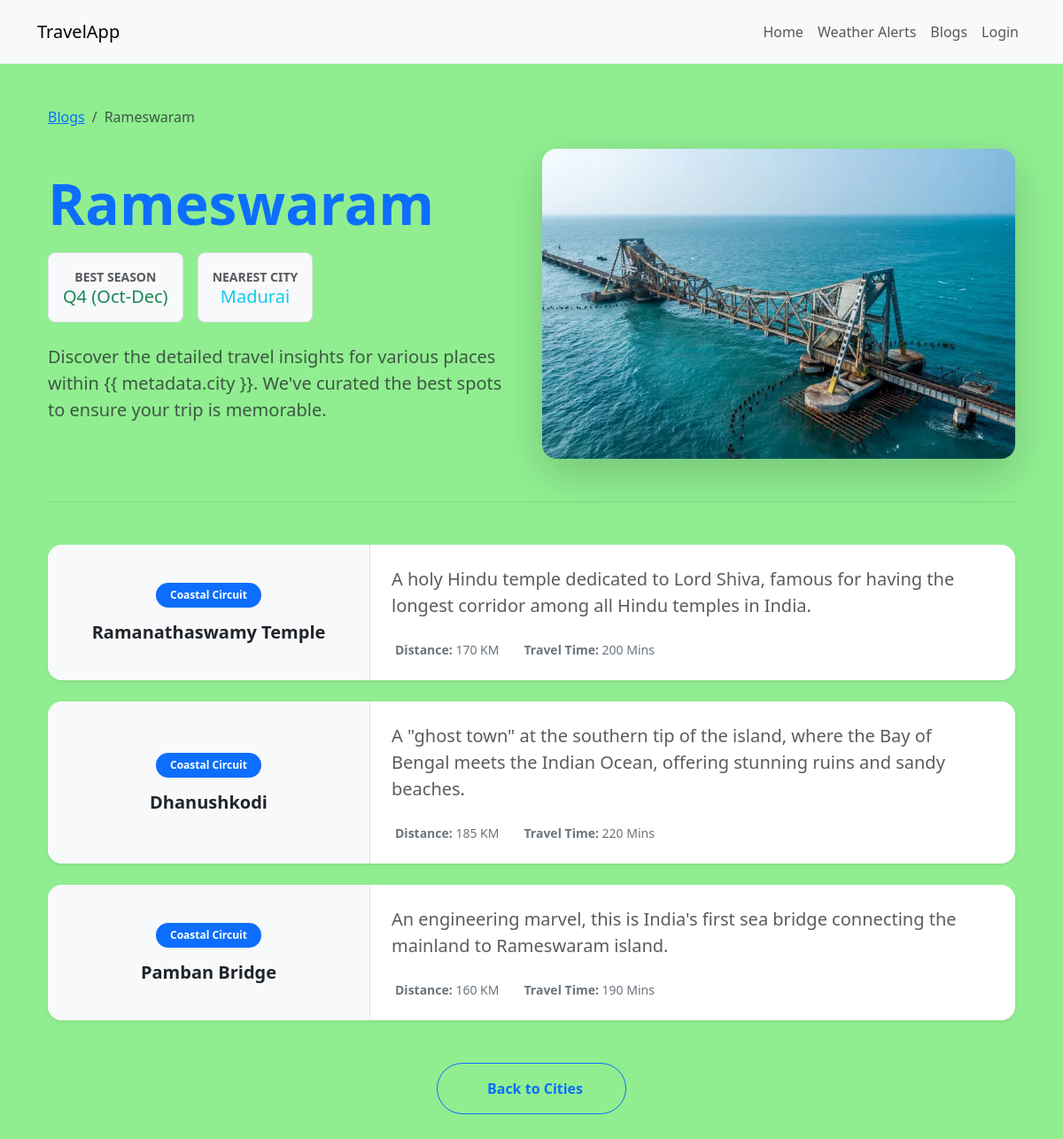
Screenshot of /blogs/Rameswaram/ with the database file from the repository.
### blogs/views.py (the view)
# urls.py: path('<str:city_name>/', city_detail, name='city_detail'),
def city_detail(request, city_name):
    conn = get_db_connection()
    cursor = conn.cursor()
    cursor.execute('SELECT * FROM blogs WHERE city = ? ORDER BY id ASC', (city_name,))
    blogs = [dict(row) for row in cursor.fetchall()]
    conn.close()
    if not blogs:
        return render(request, 'blogs/city_detail.html', {'city_name': city_name, 'blogs': []})
    metadata = {
        'city': city_name,
        'image_url': f"{settings.MEDIA_URL}{CITY_IMAGES.get(city_name, 'packages/default.jpg')}",
        'nearest_city': blogs[0]['nearest_city'],
        'best_season': blogs[0]['best_season']
    }
    return render(request, 'blogs/city_detail.html', {'metadata': metadata, 'blogs': blogs})

### blogs/views.py (called while the page is built)
def get_db_connection():
    conn = sqlite3.connect(DB_PATH)
    conn.row_factory = sqlite3.Row
    return conn

### blogs/templates/blogs/city_detail.html (shortened to what this page needs)
{% extends 'base.html' %}
{% block content %}
<div class="container mt-5">
    <nav aria-label="breadcrumb">
        <ol class="breadcrumb">
            <li class="breadcrumb-item"><a href="{% url 'blog_list' %}">Blogs</a></li>
            <li class="breadcrumb-item active" aria-current="page">{{ metadata.city }}</li>
        </ol>
    </nav>
    <div class="row align-items-center mb-5 mt-4">
        <div class="col-md-6">
            <h1 class="display-3 fw-bold text-primary mb-3">{{ metadata.city }}</h1>
            <div class="d-flex gap-3 mb-4">
                <div class="p-3 bg-light rounded-3 text-center border">
                    <div class="small text-muted text-uppercase fw-bold">Best Season</div>
                    <div class="h5 mb-0 text-success">{{ metadata.best_season }}</div>
                </div>
                <div class="p-3 bg-light rounded-3 text-center border">
                    <div class="small text-muted text-uppercase fw-bold">Nearest City</div>
                    <div class="h5 mb-0 text-info">{{ metadata.nearest_city }}</div>
                </div>
            </div>
            <p class="lead text-muted">Discover the detailed travel insights for various places within {{ metadata.city
                }}. We've curated the best spots to ensure your trip is memorable.</p>
        </div>
        <div class="col-md-6">
            <div class="rounded-4 overflow-hidden shadow-lg">
                <img src="{{ metadata.image_url }}" class="img-fluid w-100" style="height: 350px; object-fit: cover;"
                    alt="{{ metadata.city }}">
            </div>
        </div>
    </div>
    <hr class="my-5 opacity-10">
    <div class="row row-cols-1 g-4">
        {% for blog in blogs %}
        <div class="col">
            <div class="card shadow-sm border-0 bg-white rounded-4 overflow-hidden hover-card">
                <div class="row g-0">
                    <div class="col-md-4 bg-light d-flex align-items-center justify-content-center p-4 border-end">
                        <div class="text-center">
                            <span class="badge bg-primary px-3 py-2 mb-3 rounded-pill">{{ blog.circuit }}</span>
                            <h4 class="h5 fw-bold mb-0 text-dark">{{ blog.place }}</h4>
                        </div>
                    </div>
                    <div class="col-md-8">
                        <div class="card-body p-4">
                            <p class="card-text text-muted mb-4 fs-5">{{ blog.description }}</p>
                            <div class="d-flex flex-wrap gap-4 text-secondary small">
                                <div>
                                    <strong>Distance:</strong> {{ blog.distance_km }} KM
                                </div>
                                <div>
                                    <strong>Travel Time:</strong> {{ blog.travel_time_min }} Mins
                                </div>
                            </div>
                        </div>
                    </div>
                </div>
            </div>
        </div>
        {% empty %}
        <div class="col-12 text-center py-5">
            <p class="text-muted">No specific places listed for this city yet.</p>
        </div>
        {% endfor %}
    </div>
    <div class="text-center mt-5 mb-5">
        <a href="{% url 'blog_list' %}" class="btn btn-outline-primary px-5 py-3 rounded-pill fw-bold">
             Back to Cities
        </a>
    </div>
</div>
{% endblock %}

### templates/base.html (style rules this page uses)
body { background-color: #90ee90; }

### blogs/templates/blogs/city_detail.html (style rules this page uses)
.rounded-4 { border-radius: 1rem !important; }
.hover-card { transition: all 0.3s ease; }
.opacity-10 { opacity: 0.1; }

### rows the page displays
blogs: circuit "Coastal Circuit", place "Ramanathaswamy Temple", description "A holy Hindu temple dedicated to Lord Shiva, famous for having the longest corridor among all Hindu temples in India.", distance_km "170", travel_time_min "200"
blogs: circuit "Coastal Circuit", place "Dhanushkodi", description "A \"ghost town\" at the southern tip of the island, where the Bay of Bengal meets the Indian Ocean, offering stunning ruins and sandy beaches.", distance_km "185", travel_time_min "220"
blogs: circuit "Coastal Circuit", place "Pamban Bridge", description "An engineering marvel, this is India's first sea bridge connecting the mainland to Rameswaram island.", distance_km "160", travel_time_min "190"

### other values shown
{{ metadata.city }} "Rameswaram"
{{ metadata.best_season }} "Q4 (Oct-Dec)"
{{ metadata.nearest_city }} "Madurai"
